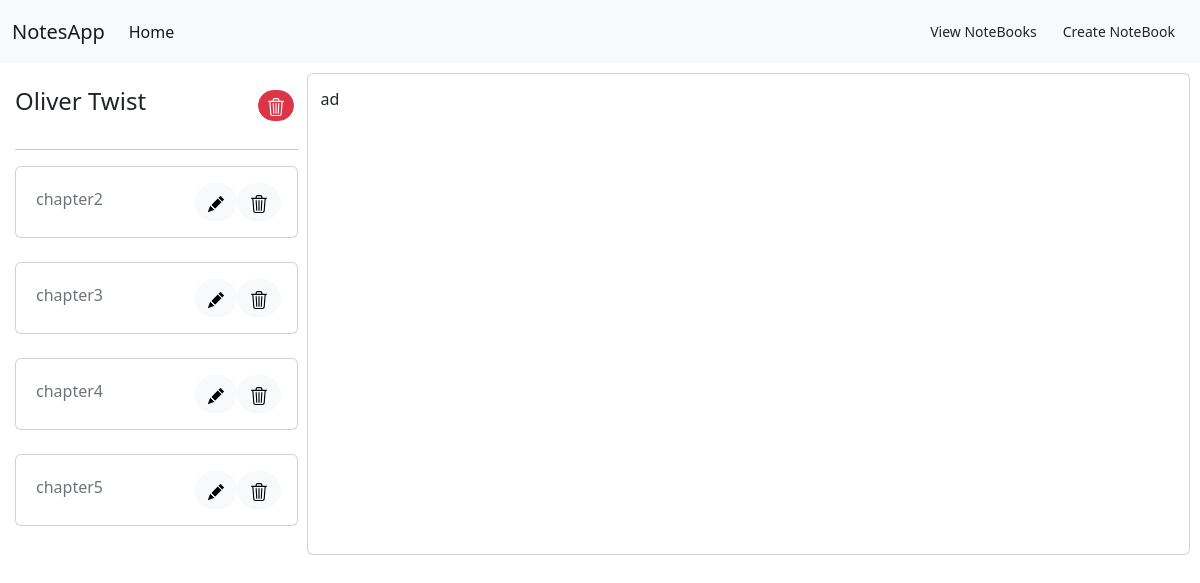
Page /notes/viewnotes.php?bid=2&nid=16&name=chapter5 on the earlier database version.
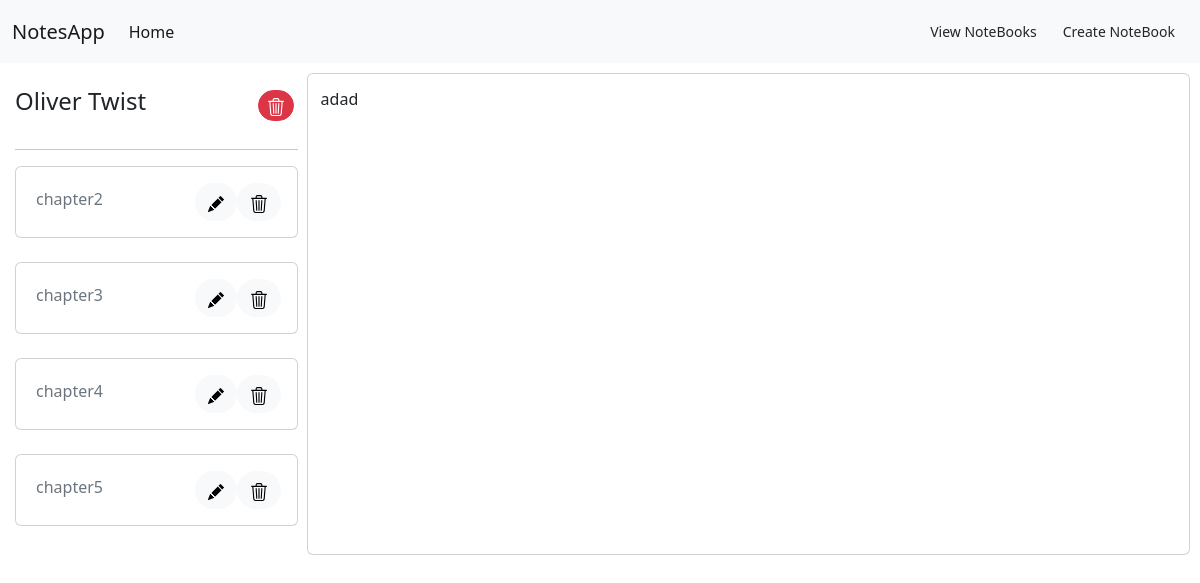
Same page on the later database version.
### tables this page shows
CREATE TABLE "notes" (
	"n_id"	INTEGER PRIMARY KEY AUTOINCREMENT,
	"note_name"	TEXT NOT NULL,
	"book_id"	INTEGER NOT NULL,
	"notes"	TEXT,
	"note_type"	TEXT,
	"created_at"	DATETIME DEFAULT CURRENT_TIMESTAMP,
	"updated_at"	DATETIME DEFAULT CURRENT_TIMESTAMP,
	FOREIGN KEY("book_id") REFERENCES "notebooks"("nb_id")
);

### notes/viewnotes.php (the view, shortened to what the changed rows need)
<?php
include_once '../includes/header.php';
include_once '../includes/footer.php';
?>
<link rel="stylesheet" href="css/createnotes.css">
<div class="wrapper">
    <div class="box1 fullnav">
        <?php
        if (isset($_REQUEST['bid'])) {
            $bid = $_REQUEST['bid'];
            $db = new database('../notesapp.db');
            $sql = "SELECT * FROM notes WHERE book_id = '$bid' ";
            $response =  $db->query($sql);
            while ($row  = $response->fetchArray(SQLITE3_ASSOC)) {
                echo '<div class="card card-body" style="display:flex;flex-direction:row;">
                                    <a id="notename" href="viewnotes.php?bid=' . $row['book_id'] . '&nid=' . $row['n_id'] . '&name=' . $row['note_name'] . '"  class="text-secondary  p-1 w-100">
                                ';
                echo $row['note_name'] . ' </a>
                <a href="../notes/createnotes.php?bid=' . $row['book_id'] . '&nid='.$row['n_id'].'&name='.$row['note_name'].'" class="btn btn-light rounded-5">
                <svg width="1em" height="1em" viewBox="0 0 16 16" class="bi bi-pencil-fill" fill="currentColor" xmlns="http://www.w3.org/2000/svg">
                <path fill-rule="evenodd" d="M12.854.146a.5.5 0 0 0-.707 0L10.5 1.793 14.207 5.5l1.647-1.646a.5.5 0 0 0 0-.708l-3-3zm.646 6.061L9.793 2.5 3.293 9H3.5a.5.5 0 0 1 .5.5v.5h.5a.5.5 0 0 1 .5.5v.5h.5a.5.5 0 0 1 .5.5v.5h.5a.5.5 0 0 1 .5.5v.207l6.5-6.5zm-7.468 7.468A.5.5 0 0 1 6 13.5V13h-.5a.5.5 0 0 1-.5-.5V12h-.5a.5.5 0 0 1-.5-.5V11h-.5a.5.5 0 0 1-.5-.5V10h-.5a.499.499 0 0 1-.175-.032l-.179.178a.5.5 0 0 0-.11.168l-2 5a.5.5 0 0 0 .65.65l5-2a.5.5 0 0 0 .168-.11l.178-.178z" />
            </svg>
		 </a>
	<a href="deleteNotes.php?nid='.$row['n_id'].'&bid='.$row['book_id'].'&uri='.$_SERVER['REQUEST_URI'].'" class="btn btn-light rounded-5">
<svg xmlns="http://www.w3.org/2000/svg" width="18" height="18" fill="currentColor" class="bi bi-trash3" viewBox="0 0 16 16">
                        <path d="M6.5 1h3a.5.5 0 0 1 .5.5v1H6v-1a.5.5 0 0 1 .5-.5ZM11 2.5v-1A1.5 1.5 0 0 0 9.5 0h-3A1.5 1.5 0 0 0 5 1.5v1H2.506a.58.58 0 0 0-.01 0H1.5a.5.5 0 0 0 0 1h.538l.853 10.66A2 2 0 0 0 4.885 16h6.23a2 2 0 0 0 1.994-1.84l.853-10.66h.538a.5.5 0 0 0 0-1h-.995a.59.59 0 0 0-.01 0H11Zm1.958 1-.846 10.58a1 1 0 0 1-.997.92h-6.23a1 1 0 0 1-.997-.92L3.042 3.5h9.916Zm-7.487 1a.5.5 0 0 1 .528.47l.5 8.5a.5.5 0 0 1-.998.06L5 5.03a.5.5 0 0 1 .47-.53Zm5.058 0a.5.5 0 0 1 .47.53l-.5 8.5a.5.5 0 1 1-.998-.06l.5-8.5a.5.5 0 0 1 .528-.47ZM8 4.5a.5.5 0 0 1 .5.5v8.5a.5.5 0 0 1-1 0V5a.5.5 0 0 1 .5-.5Z"></path>
                    </svg>
</a>
                </div><br>';
            }
        }
        ?>
    </div>
    <div class="box2 card card-body">
        <?php
        if (isset($_REQUEST['bid'])) {
            $bid = $_REQUEST['bid'];
            $db = new database('../notesapp.db');
            $sql = "SELECT COUNT(*) as count FROM notes WHERE book_id = '$bid'";
            $res = $db->query($sql);
            $ress = $res->fetchArray();
            $numRows = $ress['count'];
            if ($numRows > 0) {
                if (isset($_REQUEST['nid']) && isset($_REQUEST['name'])) {
                    $nid = $_REQUEST['nid'];
                    $sql = "SELECT * FROM notes WHERE n_id = '$nid' and book_id = '$bid' ";
                    $result = $db->query($sql);
                    while ($row = $result->fetchArray(SQLITE3_ASSOC)) {
                        $notes = $row['notes'];
                        if (empty($notes)) echo '<div class="mt-5 p-2 text-center">Notes Empty!! <br>
                        <a href="../notes/createnotes.php?bid=' . $row['book_id'] . '&nid='.$row['n_id'].'&name='.$row['note_name'].'" class="btn btn-primary rounded-5">Create/Edit Notes</a></div>';
                        else
                            echo '<div class="p-2">
                            ' . $notes . '
                            </div>';
                    }
                }
            }
        }
        ?>
    </div>
</div>

Differences in the rows shown:
changed notes "chapter5": notes "ad" → "adad"
